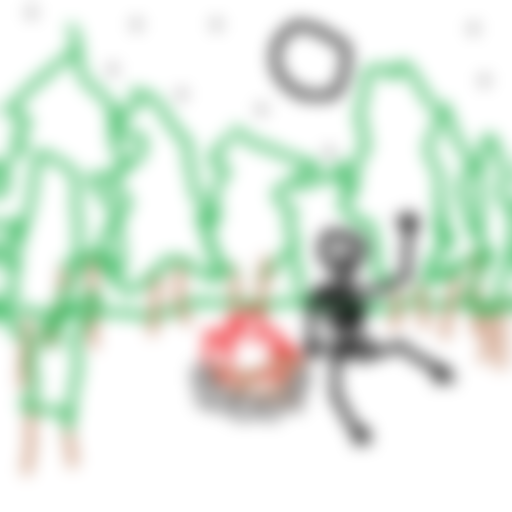
#> input picture experiments/inputs/init_blur.png, 512 x 512 px, found by its file name
$ python build_sheets_filtered.py
#> lines starting #> are read from the running program, lines starting #| are printed output that depends on the picture
"""Rebuild the comparison sheets from the CURRENT contents of all_images/.

Images you removed from all_images/ are drawn as black cells; every cell has its
all_images filename printed underneath. Reads all_images_manifest.csv for the
grid structure only. Does NOT copy anything into all_images/ (compile_all.py
would restore the removed files, so do not rerun that script).
"""
import csv
import shutil
import textwrap
from collections import defaultdict
from pathlib import Path

from PIL import Image, ImageDraw, ImageFont

from compile_all import INPUT_FILE, PHASE_NAME, STYLE_PROMPT, STYLES

EXP = Path(r"C:\Users\Mark Other\Documents\StabeDiffusionCPU\experiments")
ALL = EXP / "all_images"
SHEETS = EXP / "sheets"
OLD = EXP / "sheets_unfiltered"

CELL, CAP_H, SIDE, TITLE_H, HEAD_H = 256, 46, 360, 40, 22
ROW_H = CELL + CAP_H


def font(size: int):
    try:
        return ImageFont.load_default(size=size)
    except TypeError:
        return ImageFont.load_default()


def caption(draw, x, y, text, fnt, fill="black"):
    for i, line in enumerate(textwrap.wrap(text, width=38, break_long_words=True)[:3]):
        draw.text((x + 3, y + 3 + i * 13), line, fill=fill, font=fnt)


def main() -> None:
    rows = list(csv.DictReader(open(EXP / "all_images_manifest.csv", encoding="utf-8")))
#> (reads experiments/all_images_manifest.csv from the repository)
    present = {p.name for p in ALL.glob("*.png")}

    if SHEETS.exists() and not OLD.exists():
        shutil.move(str(SHEETS), str(OLD))     # keep the earlier unfiltered sheets
    SHEETS.mkdir(exist_ok=True)

    with open(EXP / "all_images_status.csv", "w", newline="", encoding="utf-8") as f:
        w = csv.writer(f)
        w.writerow(["file", "status"])
        for r in rows:
            w.writerow([r["file"], "kept" if r["file"] in present else "removed"])

    groups = defaultdict(lambda: defaultdict(dict))
    for r in rows:
        order = (int(r["phase"]), float(r["strength"] or 0), float(r["scale"] or 0),
                 int(r["steps"]), float(r["guidance"]), r["cfg"])
        groups[(r["path"], r["input"], int(r["seed"]))][order][r["style"]] = r

    fnt, fsm = font(12), font(11)
    for (path, inp, seed), cfgs in sorted(groups.items()):
        keys = sorted(cfgs)
        kept = sum(1 for k in keys for r in cfgs[k].values() if r["file"] in present)
        total = sum(len(cfgs[k]) for k in keys)
        sheet = Image.new("RGB", (SIDE + CELL * 5, TITLE_H + HEAD_H + ROW_H * len(keys)), "white")
#> sheet: PIL image 1640x666 RGB; every value is 255
        d = ImageDraw.Draw(sheet)
        d.text((6, 6), f"{path} | input: {inp} | seed {seed} | kept {kept} of {total} | "
                       f"black = removed | file names under each image are the all_images names",
               fill="black", font=fnt)
        d.text((SIDE + 6, TITLE_H + 4), "input image", fill="black", font=fnt)
        for c, st in enumerate(STYLES, start=1):
            d.text((SIDE + c * CELL + 6, TITLE_H + 4), f"{st}: {STYLE_PROMPT[st]}"[:38],
                   fill="black", font=fsm)
        inp_name = INPUT_FILE[inp]
        thumb = Image.open(EXP / inp_name).convert("RGB").resize((CELL, CELL))
        for ri, key in enumerate(keys):
            y = TITLE_H + HEAD_H + ri * ROW_H
            rec0 = next(iter(cfgs[key].values()))
            lines = [f"phase {rec0['phase']}: {PHASE_NAME[int(rec0['phase'])].split(' (')[0]}",
                     f"cfg: {rec0['cfg']}", f"src: {Path(rec0['src']).parent}"]
            if path in ("P1", "P2"):
                lines.append(f"strength {rec0['strength']}  steps {rec0['steps']}  guidance {rec0['guidance']}")
            else:
                lines.append(f"base {rec0['base']}")
                lines.append(f"scale {rec0['scale']}  steps {rec0['steps']}  guidance {rec0['guidance']}"
                             + ("  +neg prompt" if rec0["negative"] else ""))
            for li, text in enumerate(lines):
                d.text((6, y + 6 + li * 15), text, fill="black", font=fnt)
            sheet.paste(thumb, (SIDE, y))
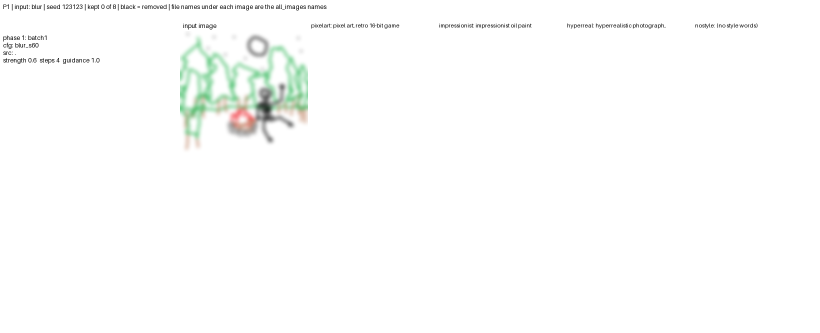
#> sheet: PIL image 1640x666 RGB (shown at 1/2 size); mean R, G, B 252, 252.7, 252
            caption(d, SIDE, y + CELL, inp_name, fsm, fill="gray")
            for c, st in enumerate(STYLES, start=1):
                rec = cfgs[key].get(st)
                x = SIDE + c * CELL
                if rec is None:
                    continue
                if rec["file"] in present:
                    im = Image.open(ALL / rec["file"]).convert("RGB").resize((CELL, CELL))
                    sheet.paste(im, (x, y))
                    caption(d, x, y + CELL, rec["file"], fsm)
                else:
                    d.rectangle([x, y, x + CELL - 1, y + CELL - 1], fill="black")
                    caption(d, x, y + CELL, rec["file"], fsm, fill="gray")
        sheet.save(SHEETS / f"{path}_input-{inp}_seed{seed}.png")
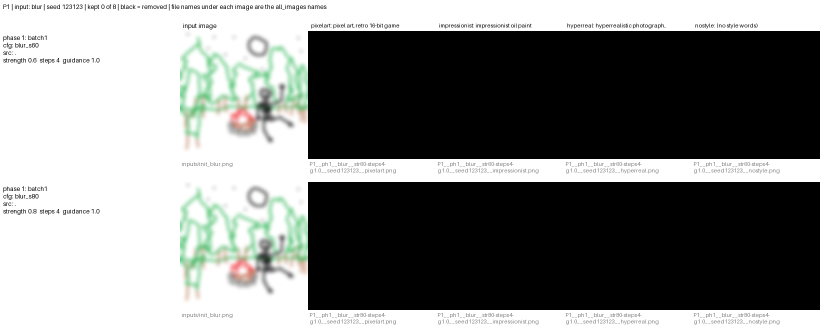
#> saved as P1_input-blur_seed123123.png: PIL image 1640x666 RGB (shown at 1/2 size); mean R, G, B 126.7, 128, 126.7
        print(f"{path} {inp} seed{seed}: kept {kept}/{total}")
#> pass 2 of the loop in main, `for (path, inp, seed), cfgs in sorted(groups.items()):`:
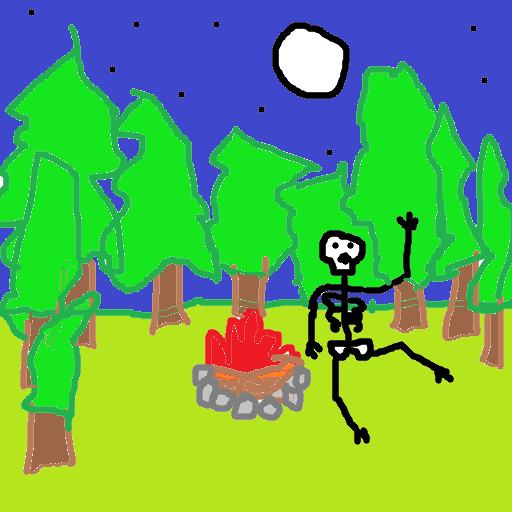
#> input picture experiments/inputs/init_filled.png, 512 x 512 px, found by its file name
#> in main, `sheet.paste(thumb, (SIDE, y))`:
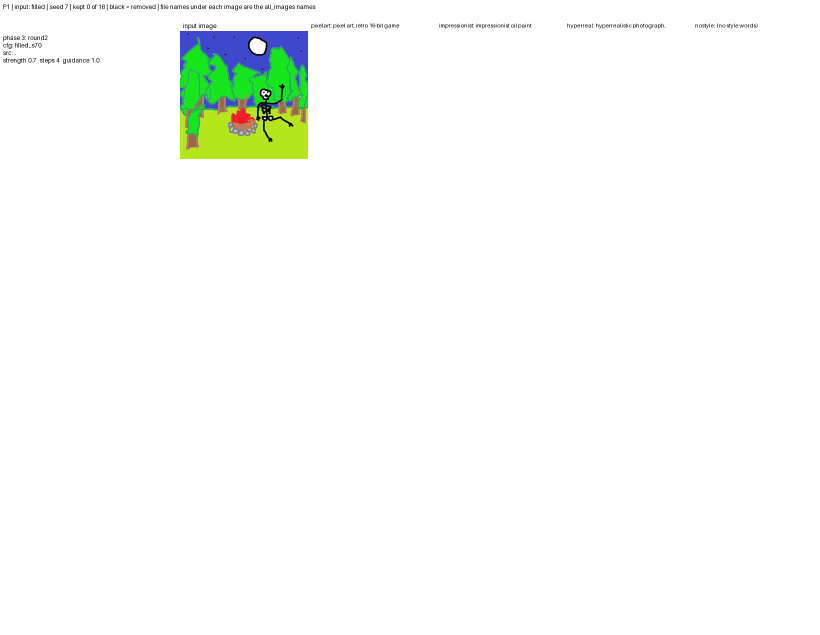
#> sheet: PIL image 1640x1270 RGB (shown at 1/2 size); mean R, G, B 249.5, 251.8, 249.1
#> in main, `sheet.save(SHEETS / f"{path}_input-{inp}_seed{seed}.png")`:
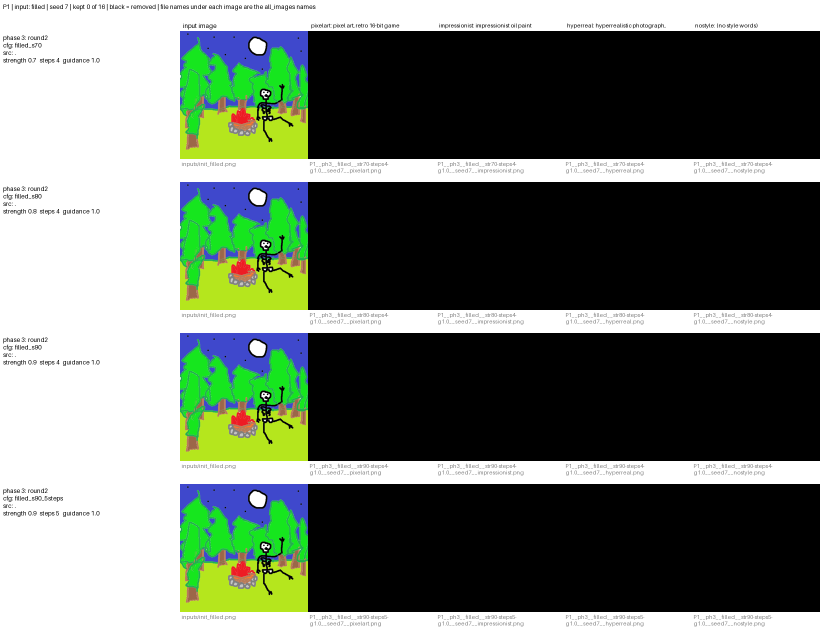
#> saved as P1_input-filled_seed7.png: PIL image 1640x1270 RGB (shown at 1/2 size); mean R, G, B 105.2, 114.5, 103.6


if __name__ == "__main__":
    main()
